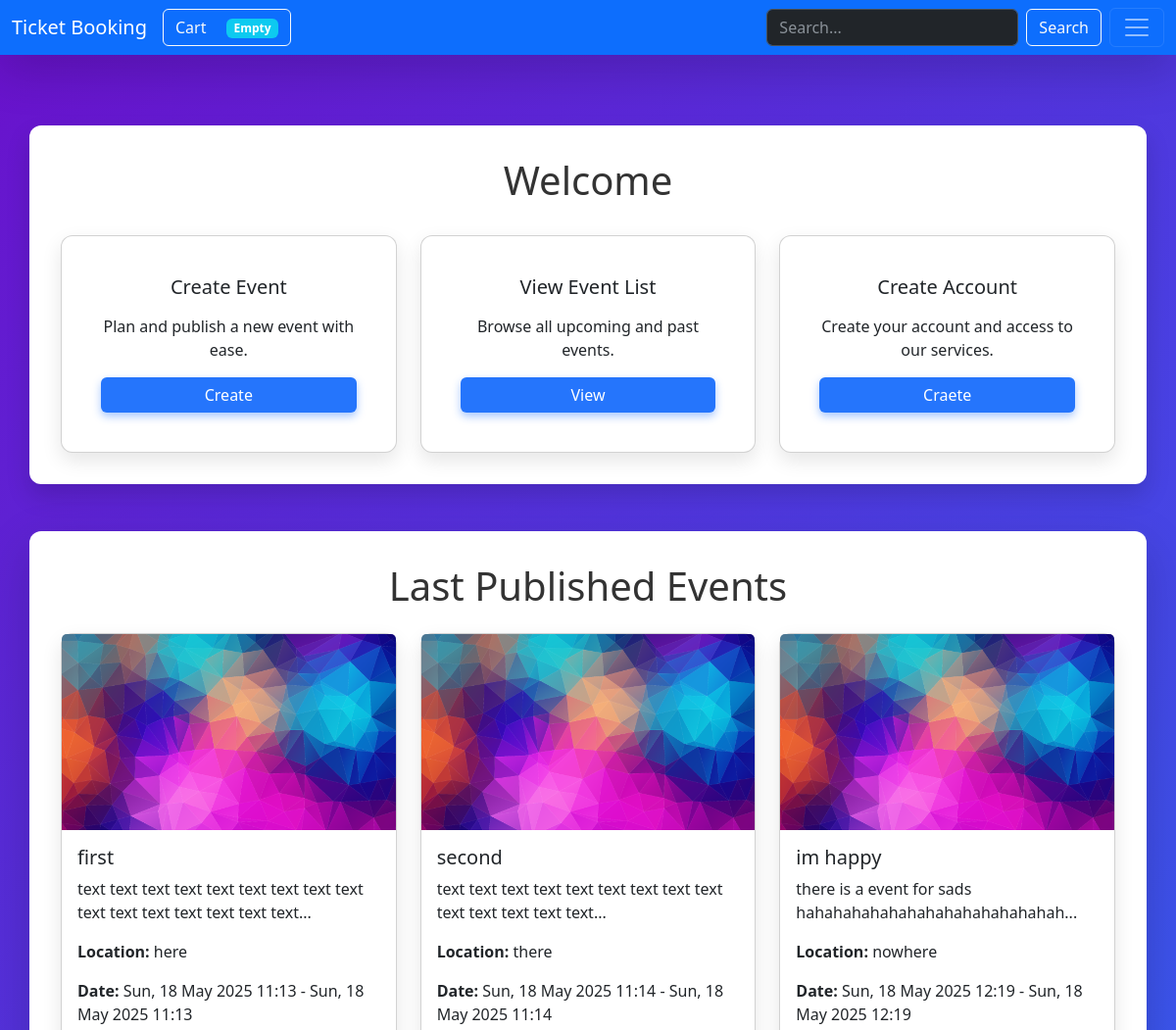
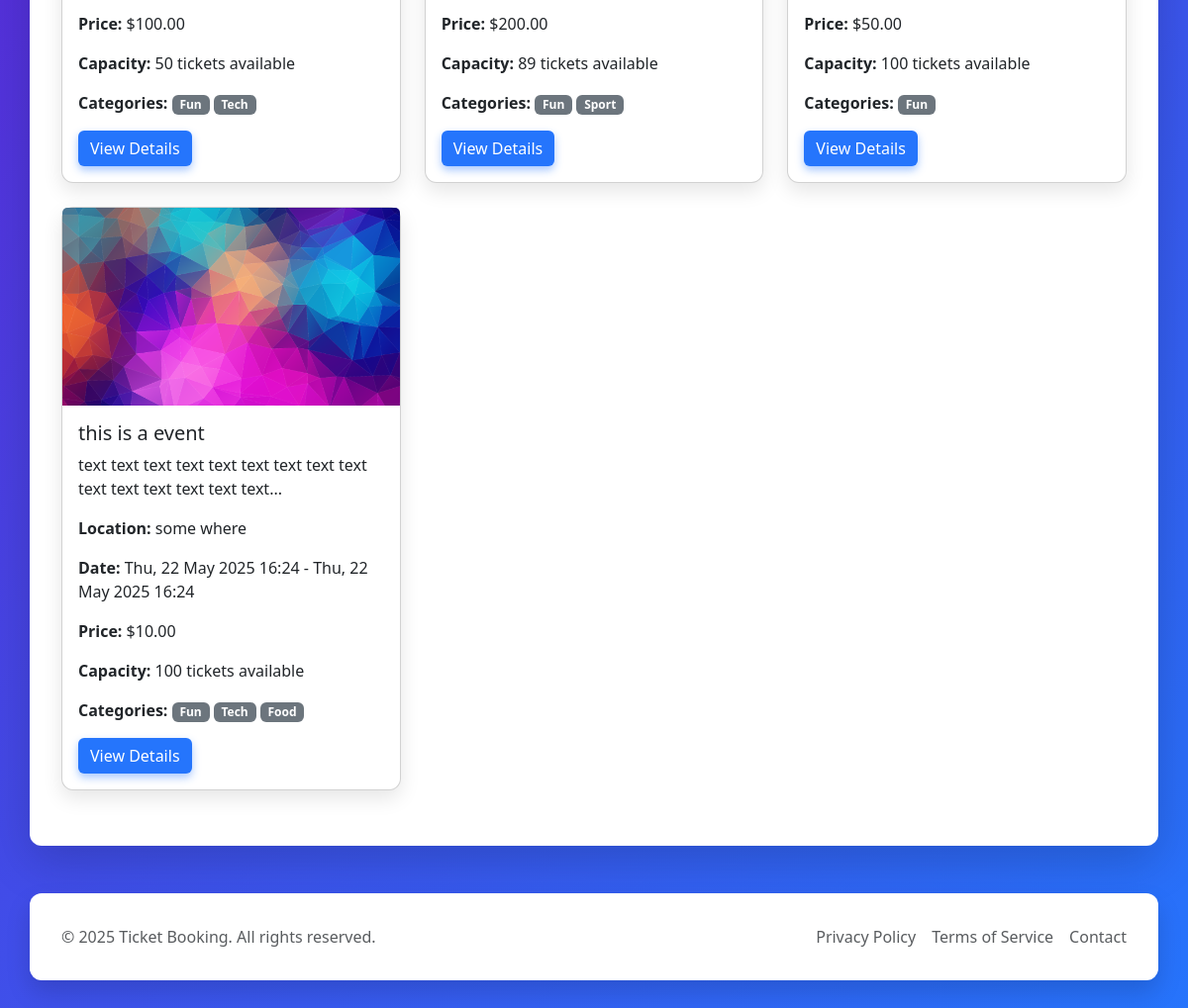
The page / on the database its author committed (2 pictures, top to bottom).
### events/models.py (models this page shows, shortened)
class Event(models.Model):
    name = models.CharField(max_length=255)
    description = models.TextField()
    created_at = models.DateTimeField(default=timezone.now)
    start_date = models.DateTimeField()
    end_date = models.DateTimeField()
    location = models.CharField(max_length=255)
    price_per_ticket = models.DecimalField(max_digits=10, decimal_places=2)
    capacity = models.IntegerField()
    organizer = models.ForeignKey(User, on_delete=models.CASCADE, related_name='events')
    image = models.ImageField(upload_to='events/%Y/%m/%d/', null=True, blank=True)
    is_active = models.BooleanField(default=True)
    category = models.ManyToManyField(Category, related_name='events', blank=True)

class Category(models.Model):
    name = models.CharField(max_length=255)
    slug = models.SlugField(max_length=255, unique=True, blank=True)

### home/views.py (the view)
# urls.py: path('', views.HomeView.as_view(), name='home'),
class HomeView(View):
    def get(self, request):
        events = Event.objects.order_by('-created_at')[:6]
        return render(request, 'home/index.html', {'events': events})

### cart/cart.py (called while the page is built)
    def __len__(self):
        return sum(item['quantity'] for item in self.cart.values())

### cart/context_proccessors.py (called while the page is built)
def cart(request):
    return {'cart' : Cart(request)}

### home/templates/home/index.html
{% extends 'base.html' %}
{% load static %}
{% block body %}
<div class="container">
    <div class="row justify-content-center mb-4">
        <h1 class="text-center">Welcome</h1>
    </div>
    <div class="row g-4">
        <div class="col-md-4">
            <div class="card text-center p-4 h-100">
                <div class="card-body d-flex flex-column justify-content-center">
                    <h5 class="card-title mb-3">Create Event</h5>
                    <p class="card-text">Plan and publish a new event with ease.</p>
                    <a href="{% url 'events:create' %}" class="btn btn-primary mt-auto">Create</a>
                </div>
            </div>
        </div>
        <div class="col-md-4">
            <div class="card text-center p-4 h-100">
                <div class="card-body d-flex flex-column justify-content-center">
                    <h5 class="card-title mb-3">View Event List</h5>
                    <p class="card-text">Browse all upcoming and past events.</p>
                    <a href="{% url 'events:list' %}" class="btn btn-primary mt-auto">View</a>
                </div>
            </div>
        </div>
        {% if request.user.is_authenticated %}
        	<div class="col-md-4">
                <div class="card text-center p-4 h-100">
                    <div class="card-body d-flex flex-column justify-content-center">
                        <h5 class="card-title mb-3">Account Manager</h5>
                        <p class="card-text">Manage your account settings and preferences.</p>
                        <a href="{% url 'panel:index' %}" class="btn btn-primary mt-auto">Manage</a>
                    </div>
                </div>
            </div>
        {% else %}
            <div class="col-md-4">
                <div class="card text-center p-4 h-100">
                    <div class="card-body d-flex flex-column justify-content-center">
                        <h5 class="card-title mb-3">Create Account</h5>
                        <p class="card-text">Create your account and access to our services.</p>
                        <a href="{% url 'panel:index' %}" class="btn btn-primary mt-auto">Craete</a>
                    </div>
                </div>
            </div>
        {% endif %}
    </div>
</div>
<div class="container mt-4 shadow-lg">
<h1 class="text-center mb-4">Last Published Events</h1>
    <div class="row">
        {% for event in events %}
        <div class="col-md-4 mb-4">
            <div class="card">
                <img src="{% if event.image %}{{ event.image.url }}{% else %}{% static 'events/images/default_event_image.webp' %}{% endif %}" class="card-img-top" alt="{{ event.name }} Image" style="height: 200px; object-fit: cover;">
                <div class="card-body">
                    <h5 class="card-title">{{ event.name }}</h5>
                    <p class="card-text">{{ event.description|slice:":100" }}...</p>
                    <p class="card-text"><strong>Location:</strong> {{ event.location }}</p>
                    <p class="card-text"><strong>Date:</strong> {{ event.start_date|date:"D, d M Y H:i" }} - {{ event.end_date|date:"D, d M Y H:i" }}</p>
                    <p class="card-text"><strong>Price:</strong> ${{ event.price_per_ticket }}</p>
                    <p class="card-text"><strong>Capacity:</strong> {{ event.capacity }} tickets available</p>
                    <p class="card-text"><strong>Categories:</strong>
                        {% for category in event.category.all %}
                            <span class="badge bg-secondary">{{ category.name }}</span>
                        {% empty %}
                            <span>No categories</span>
                        {% endfor %}
                    </p>
                    <a href="{% url 'events:detail' event.id %}" class="btn btn-primary">View Details</a>
            </div>
        </div>
    </div>
    {% empty %}
    <p class="col-12 text-center">No upcoming events available at the moment.</p>
    {% endfor %}
</div>
</div>
  <div class="container">
    <div class="row align-items-center">
      <div class="col-md-6 mb-3 mb-md-0 text-muted">
        © 2025 Ticket Booking. All rights reserved.
      </div>
      <div class="col-md-6 d-flex justify-content-center justify-content-md-end gap-3">
        <a href="#" class="text-muted text-decoration-none" aria-label="Privacy Policy">Privacy Policy</a>
        <a href="#" class="text-muted text-decoration-none" aria-label="Terms of Service">Terms of Service</a>
        <a href="mailto:support@ticketbooking.com" class="text-muted text-decoration-none" aria-label="Contact Support">Contact</a>
      </div>
    </div>
  </div>
{% endblock %}

### templates/css.html (style rules this page uses)
body { background: linear-gradient(135deg, #6a11cb, #2575fc); min-height: 100vh; color: #fff; font-family: 'Segoe UI', Tahoma, Geneva, Verdana, sans-serif; }
.container { background-color: #fff; color: #333; border-radius: 12px; padding: 2rem; box-shadow: 0 12px 25px rgba(0, 0, 0, 0.15); margin-top: 3rem; margin-bottom: 3rem; }
.btn-primary { background: #2575fc; border: none; box-shadow: 0 4px 8px rgb(37 117 252 / 0.4); transition: background 0.3s ease; }
.card { border-radius: 12px; box-shadow: 0 8px 20px rgb(0 0 0 / 0.1); transition: transform 0.2s ease, box-shadow 0.2s ease; }

### rows shown on the page
Event: name "first", description "text text text text text text text text text text text text text text text text", location "here", start_date "Sun, 18 May 2025 11:13", end_date "Sun, 18 May 2025 11:13", price_per_ticket "100.00", capacity "50"
Category: name "Fun"
Category: name "Tech"
Event: name "second", description "text text text text text text text text text text text text text text", location "there", start_date "Sun, 18 May 2025 11:14", end_date "Sun, 18 May 2025 11:14", price_per_ticket "200.00", capacity "89"
Category: name "Sport"
Event: name "im happy", description "there is a event for sads hahahahahahahahahahahahahahah", location "nowhere", start_date "Sun, 18 May 2025 12:19", end_date "Sun, 18 May 2025 12:19", price_per_ticket "50.00", capacity "100"
Event: name "this is a event", description "text text text text text text text text text text text text text text text", location "some where", start_date "Thu, 22 May 2025 16:24", end_date "Thu, 22 May 2025 16:24", price_per_ticket "10.00", capacity "100"
Category: name "Food"
